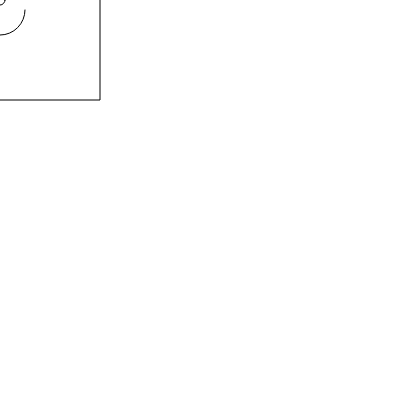
Frame 1 (no input)
Frame 60 (no input): identical to frame 1, image omitted
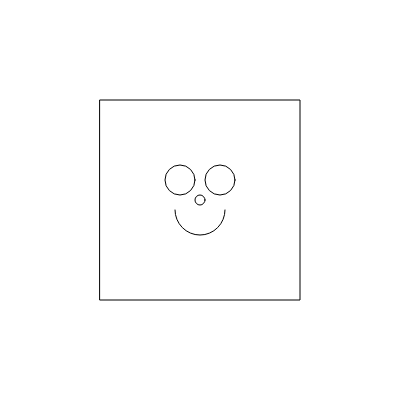
Frame 120 (the mouse pressed at the canvas centre since frame 60)

The p5.js sketch that drew these frames (run headless with seeded random() and noise() and a simulated clock; from frame 60 on, the mouse is pressed at the canvas centre):

// p5.js sketch
// ── sketch.js
var pointX = 0;
var pointY = 0;

//var point2; //variable undefined

function setup() {
  // put setup code here
  createCanvas(400,400);
  pointX = width/2;
  pointY = height/2;

  console.log("pointX" + pointX + "pointY" + pointY);
}

function draw() {
  // put drawing code here
  background(255);
  //pointX = 100;
  //pointY = 100;
  pointX = mouseX;
  pointY = mouseY;

  console.log("pointX" + pointX + "pointY" + pointY);

  rect(pointX-100,pointY-100,200,200);

  ellipse(pointX,pointY, 10,10); //nose

  ellipse(pointX + 20,pointY - 20,30,30); //right eye
  ellipse(pointX - 20,pointY - 20,30,30); //left eye

  arc(pointX,pointY + 10,50,50,0,PI);
  //arc(x,y,width,height,start,end)
}
